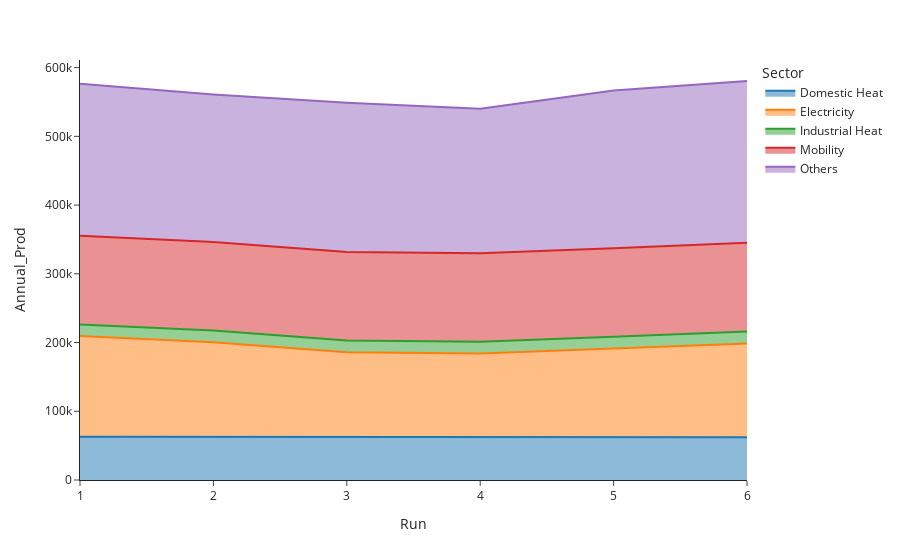

Here is the notebook cell this chart was saved with:
### Code cell
# Select which results you want to display from the postprocessing dataframe df_annual and which aggregation you want (Category,Category_n, Sector)
plot_parametrisation(results=KPI_ch_n, variable="Annual_Prod", category="Sector").show()

### Figure 1 — Plotly figure (JSON) as saved in the notebook; plotly's stock layout.template omitted (floating-point values rounded to 4 significant figures)
{"data": [{"fillpattern": {"shape": ""}, "hovertemplate": "Sector=Domestic Heat<br>Run=%{x}<br>Annual_Prod=%{y}<extra></extra>", "legendgroup": "Domestic Heat", "line": {"color": "#1F77B4"}, "marker": {"symbol": "circle"}, "mode": "lines", "name": "Domestic Heat", "orientation": "v", "showlegend": true, "stackgroup": "1", "type": "scatter", "x": [1, 2, 3, 4, 5, 6], "xaxis": "x", "y": [62990.0, 62990.0, 62990.0, 62990.0, 62820.0, 62360.0], "yaxis": "y"}, {"fillpattern": {"shape": ""}, "hovertemplate": "Sector=Electricity<br>Run=%{x}<br>Annual_Prod=%{y}<extra></extra>", "legendgroup": "Electricity", "line": {"color": "#FF7F0E"}, "marker": {"symbol": "circle"}, "mode": "lines", "name": "Electricity", "orientation": "v", "showlegend": true, "stackgroup": "1", "type": "scatter", "x": [1, 2, 3, 4, 5, 6], "xaxis": "x", "y": [146400.0, 137500.0, 122900.0, 121200.0, 128400.0, 136200.0], "yaxis": "y"}, {"fillpattern": {"shape": ""}, "hovertemplate": "Sector=Industrial Heat<br>Run=%{x}<br>Annual_Prod=%{y}<extra></extra>", "legendgroup": "Industrial Heat", "line": {"color": "#2CA02C"}, "marker": {"symbol": "circle"}, "mode": "lines", "name": "Industrial Heat", "orientation": "v", "showlegend": true, "stackgroup": "1", "type": "scatter", "x": [1, 2, 3, 4, 5, 6], "xaxis": "x", "y": [16920.0, 16920.0, 16920.0, 16920.0, 17100.0, 17550.0], "yaxis": "y"}, {"fillpattern": {"shape": ""}, "hovertemplate": "Sector=Mobility<br>Run=%{x}<br>Annual_Prod=%{y}<extra></extra>", "legendgroup": "Mobility", "line": {"color": "#D62728"}, "marker": {"symbol": "circle"}, "mode": "lines", "name": "Mobility", "orientation": "v", "showlegend": true, "stackgroup": "1", "type": "scatter", "x": [1, 2, 3, 4, 5, 6], "xaxis": "x", "y": [128900.0, 128900.0, 128900.0, 128900.0, 128900.0, 128900.0], "yaxis": "y"}, {"fillpattern": {"shape": ""}, "hovertemplate": "Sector=Others<br>Run=%{x}<br>Annual_Prod=%{y}<extra></extra>", "legendgroup": "Others", "line": {"color": "#9467BD"}, "marker": {"symbol": "circle"}, "mode": "lines", "name": "Others", "orientation": "v", "showlegend": true, "stackgroup": "1", "type": "scatter", "x": [1, 2, 3, 4, 5, 6], "xaxis": "x", "y": [221300.0, 214700.0, 217000.0, 210200.0, 229500.0, 235500.0], "yaxis": "y"}], "layout": {"legend": {"title": {"text": "Sector"}, "tracegroupgap": 0}, "margin": {"t": 60}, "xaxis": {"anchor": "y", "domain": [0, 1], "title": {"text": "Run"}}, "yaxis": {"anchor": "x", "domain": [0, 1], "title": {"text": "Annual_Prod"}}}}
